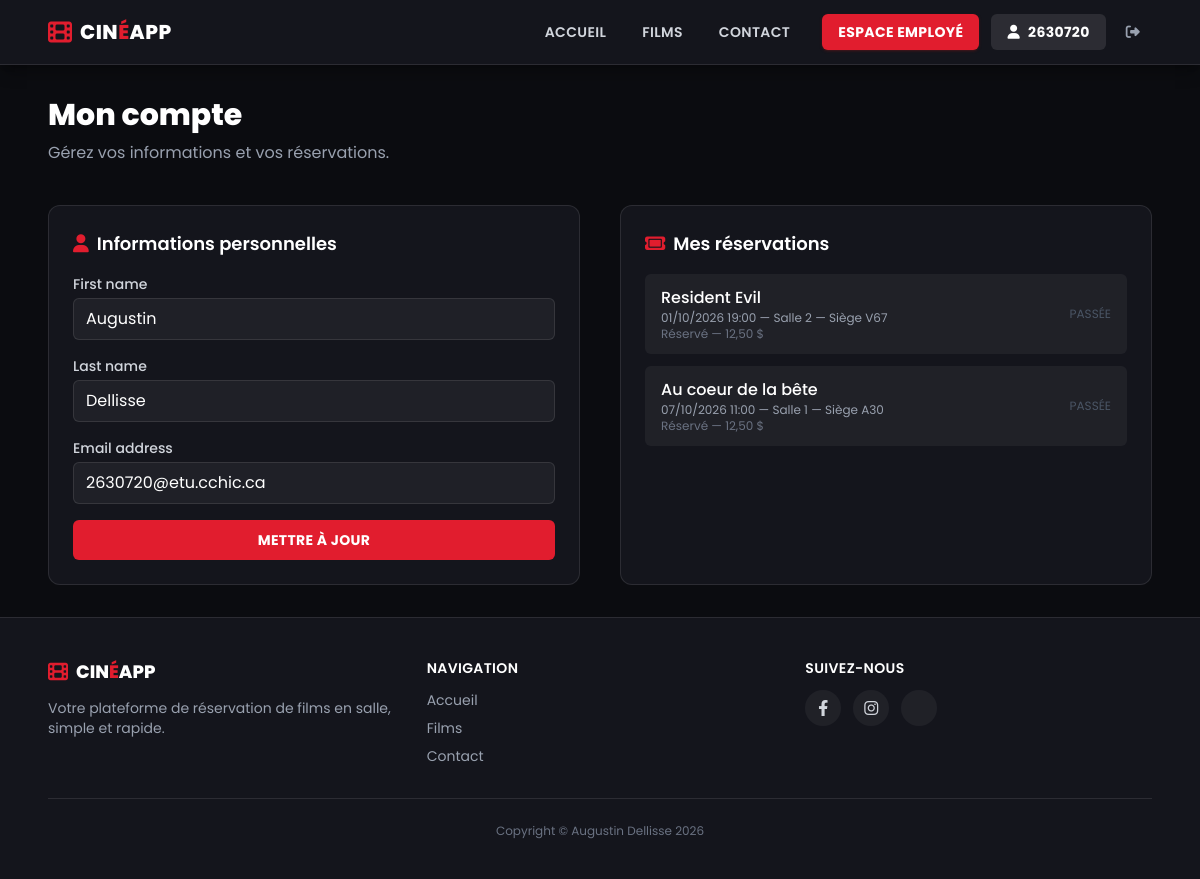
/compte (signed in), run on an earlier commit of the app's database.
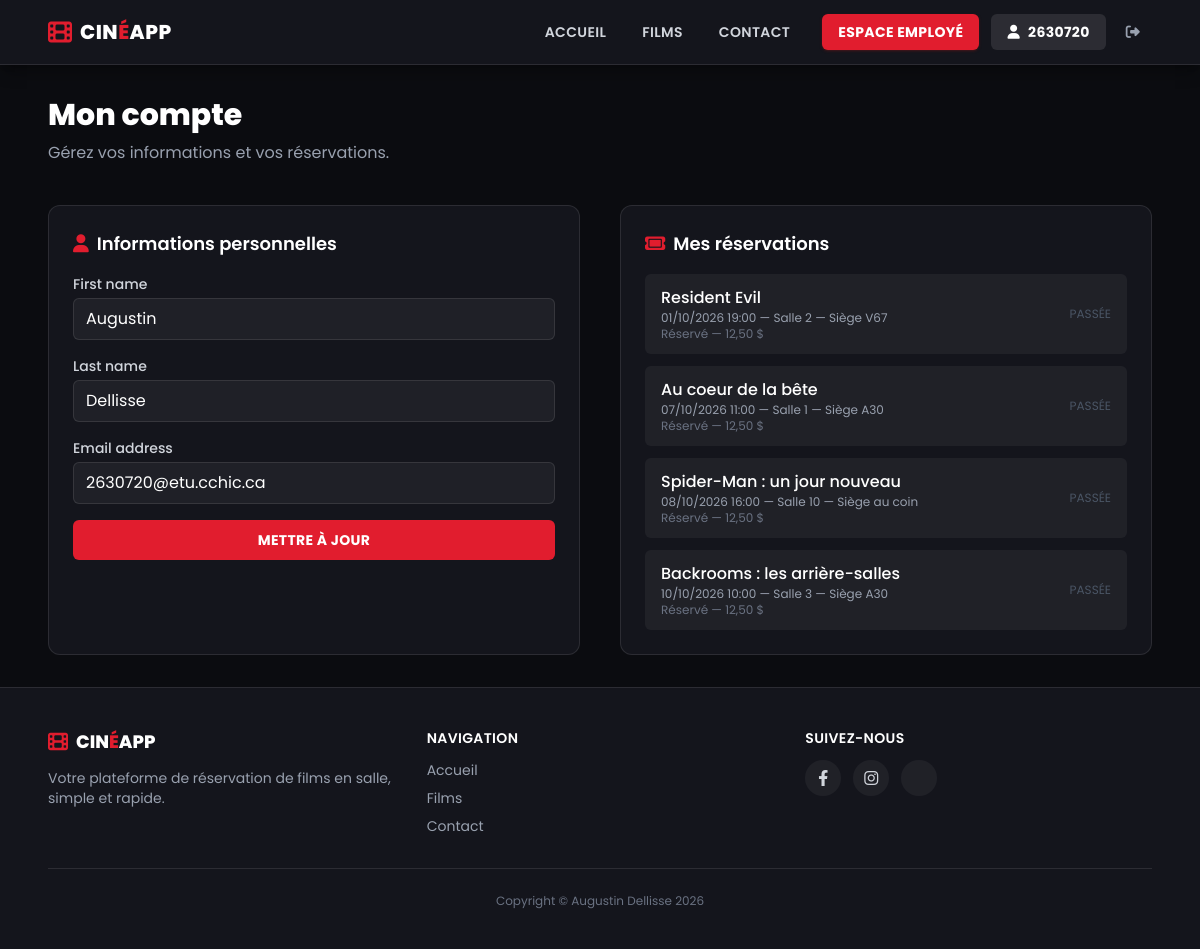
And on a later commit of the database.
### cinema_app/models.py (models this page shows, shortened)
class Ticket(models.Model):
    class Status(models.TextChoices):
        RESERVED = 'RE', 'Réservé'
        PAID = 'PA', 'Payé'
        CANCELLED = 'CA', 'Annulé'
    screening = models.ForeignKey(Screening, verbose_name="Projection", related_name='tickets', on_delete=models.CASCADE)
    price = models.DecimalField(max_digits=6, decimal_places=2, verbose_name="Prix")
    seat_number = models.CharField(max_length=10, verbose_name="Siège")
    person = models.ForeignKey(User, verbose_name="Acheteur", related_name='tickets', on_delete=models.CASCADE)
    status = models.CharField(max_length=2, choices=Status.choices, default=Status.RESERVED, verbose_name="Statut")
    class Meta:
        ordering = ('screening', 'seat_number',)
        verbose_name = "billet"
        verbose_name_plural = "billets"
        constraints = [
            models.UniqueConstraint(fields=['screening', 'seat_number'], name='unique_seat_per_screening')
        ]

class Screening(models.Model): # Careful to not overlap 2 screenings in same room at same time
    movie = models.ForeignKey(Movie, verbose_name="Film", related_name='screenings', on_delete=models.CASCADE)
    cinema_room = models.ForeignKey('CinemaRoom', verbose_name="Salle de cinéma", related_name='screenings', on_delete=models.CASCADE)
    screening_time = models.DateTimeField(verbose_name="Heure de projection")
    class Meta:
        ordering = ('screening_time', )
        verbose_name = "projection"
        verbose_name_plural = "projections"

class Movie(models.Model):
    title = models.CharField(max_length=100, verbose_name="Titre")
    description = models.TextField(verbose_name="Description")
    duration = models.PositiveIntegerField(verbose_name="Durée (minutes)")
    release_date = models.DateField(verbose_name="Date de sortie")
    movie_poster = models.ImageField(default="", upload_to='movie_posters/', verbose_name="Image")
    genre = models.ForeignKey(Genre, verbose_name="Genre", related_name='movies', blank=True, null=True, on_delete=models.SET_NULL)
    class Meta:
        ordering = ('title', )
        verbose_name = "film"
        verbose_name_plural = "films"

class CinemaRoom(models.Model):
    number = models.PositiveIntegerField(verbose_name="Numéro", unique=True)
    capacity = models.PositiveIntegerField(verbose_name="Capacité")
    class Meta:
        ordering = ('number', )
        verbose_name = "salle de cinéma"
        verbose_name_plural = "salles de cinéma"

### cinema_app/views.py (the view, shortened to what this page needs)
# urls.py: path('compte', views.AccountView.as_view(), name='account'),
class AccountView(LoginRequiredMixin, View):
    login_url = 'login'
    def get(self, request):
        form = UserUpdateForm(instance=request.user)
        tickets = request.user.tickets.all().order_by('screening__screening_time')
        return render(request, 'cinema_app/account.html', {
            'form': form,
            'tickets': tickets,
            'now': timezone.now(),
        })

### cinema_app/forms.py
class UserUpdateForm(forms.ModelForm):
    class Meta:
        model = User
        fields = ['first_name', 'last_name', 'email']
        widgets = {
            'first_name': forms.TextInput(attrs={
                'class': 'w-full px-3 py-2 rounded-md bg-white/5 border border-white/10 text-white focus:outline-none focus:border-cinema-red'
            }),
            'last_name': forms.TextInput(attrs={
                'class': 'w-full px-3 py-2 rounded-md bg-white/5 border border-white/10 text-white focus:outline-none focus:border-cinema-red'
            }),
            'email': forms.EmailInput(attrs={
                'class': 'w-full px-3 py-2 rounded-md bg-white/5 border border-white/10 text-white focus:outline-none focus:border-cinema-red'
            }),
        }

### cinema_app/templates/cinema_app/account.html (shortened to what this page needs)
{% extends 'base.html' %}
{% block content %}
<h2 class="text-3xl font-extrabold text-white mb-2">Mon compte</h2>
<p class="text-gray-400 mb-10">Gérez vos informations et vos réservations.</p>
<div class="grid grid-cols-2 gap-10">
    <div class="bg-cinema-dark border border-white/10 rounded-xl p-6">
        <h3 class="text-white font-semibold text-lg mb-4">
            <i class="fa-solid fa-user text-cinema-red mr-2"></i>Informations personnelles
        </h3>
        <form method="post" class="space-y-4">
            <div>
                <label class="block text-sm font-medium text-gray-300 mb-1">{{ form.first_name.label }}</label>
                {{ form.first_name }}
            </div>
            <div>
                <label class="block text-sm font-medium text-gray-300 mb-1">{{ form.last_name.label }}</label>
                {{ form.last_name }}
            </div>
            <div>
                <label class="block text-sm font-medium text-gray-300 mb-1">{{ form.email.label }}</label>
                {{ form.email }}
            </div>
            <button type="submit"
                    class="w-full py-2.5 rounded-md bg-cinema-red text-white font-bold uppercase tracking-wide text-sm hover:bg-red-700 transition-colors">
                Mettre à jour
            </button>
        </form>
    </div>
    <div class="bg-cinema-dark border border-white/10 rounded-xl p-6">
        <h3 class="text-white font-semibold text-lg mb-4">
            <i class="fa-solid fa-ticket text-cinema-red mr-2"></i>Mes réservations
        </h3>
        {% if tickets %}
        <div class="space-y-3">
            {% for ticket in tickets %}
            <div class="flex items-center justify-between bg-white/5 rounded-md px-4 py-3">
                <div>
                    <p class="text-white font-medium">{{ ticket.screening.movie.title }}</p>
                    <p class="text-gray-400 text-xs">
                        {{ ticket.screening.screening_time|date:"d/m/Y H:i" }} — Salle {{ ticket.screening.cinema_room.number }} — Siège {{ ticket.seat_number }}
                    </p>
                    <p class="text-gray-500 text-xs">{{ ticket.get_status_display }} — {{ ticket.price }} $</p>
                </div>
                {% if ticket.screening.screening_time > now %}
                <a href="{% url 'delete_reservation' ticket.id %}"
                   class="text-red-400 hover:text-red-300 text-sm">
                    <i class="fa-solid fa-trash"></i>
                </a>
                {% else %}
                <span class="text-gray-600 text-xs uppercase">Passée</span>
                {% endif %}
            </div>
            {% endfor %}
        </div>
        {% else %}
        <p class="text-gray-500 text-sm">Aucune réservation pour le moment.</p>
        {% endif %}
    </div>
</div>
{% endblock %}

### templates/base.html (shortened to what this page needs)
{% load static %}
<!DOCTYPE html>
<html lang="fr">
<head>
    <link rel="stylesheet" type="text/css" href="{% static 'css/stylesheet.css' %}" />
    <link rel="stylesheet" href="https://cdnjs.cloudflare.com/ajax/libs/font-awesome/6.4.0/css/all.min.css" />
    <script src="https://cdn.jsdelivr.net/npm/@tailwindcss/browser@4"></script>
    <script src="https://cdn.jsdelivr.net/npm/@tailwindcss/browser@4"></script>
</head>
<body class="bg-cinema-black text-gray-200 min-h-screen flex flex-col">
    <header class="bg-cinema-dark border-b border-white/10 shadow-lg shadow-black/30">
        <nav class="max-w-6xl mx-auto px-6">
            <div class="flex items-center justify-between h-16">
                <a href="{% url 'index' %}" class="flex items-center gap-2">
                    <i class="fa-solid fa-film text-cinema-red text-2xl"></i>
                    <span class="text-xl font-extrabold tracking-wide text-white">
                        CIN<span class="text-cinema-red">É</span>APP
                    </span>
                </a>
                <div class="flex items-center gap-1">
                    <a href="{% url 'index' %}"
                    class="px-4 py-2 rounded-md text-sm font-semibold uppercase tracking-wide text-gray-300 hover:text-white hover:bg-white/5 transition-colors">
                        Accueil
                    </a>
                    <a href="{% url 'movies' %}"
                    class="px-4 py-2 rounded-md text-sm font-semibold uppercase tracking-wide text-gray-300 hover:text-white hover:bg-white/5 transition-colors">
                        Films
                    </a>
                    <a href="{% url 'contact' %}"
                    class="px-4 py-2 rounded-md text-sm font-semibold uppercase tracking-wide text-gray-300 hover:text-white hover:bg-white/5 transition-colors">
                        Contact
                    </a>
                    {% if user.is_authenticated %}
                        {% if user.is_superuser or perms.cinema_app.add_screening %}
                        <a href="{% url 'employee:dashboard' %}"
                        class="ml-3 px-4 py-2 rounded-md text-sm font-bold uppercase tracking-wide bg-cinema-red text-white hover:bg-red-700 transition-colors shadow shadow-red-900/40">
                            Espace employé
                        </a>
                        {% else %}
                        <a href="{% url 'reservation' %}"
                        class="ml-3 px-4 py-2 rounded-md text-sm font-bold uppercase tracking-wide bg-cinema-red text-white hover:bg-red-700 transition-colors shadow shadow-red-900/40">
                            Réserver
                        </a>
                        {% endif %}
                    <a href="{% url 'account' %}"
                    class="ml-2 px-4 py-2 rounded-md text-sm font-bold uppercase tracking-wide bg-white/10 text-white hover:bg-white/20 transition-colors flex items-center gap-2">
                        <i class="fa-solid fa-user"></i>{{ user.username }}
                    </a>
                    <form method="post" action="{% url 'logout' %}" class="ml-1">
                        <button type="submit"
                                class="px-3 py-2 rounded-md text-sm font-semibold uppercase tracking-wide text-gray-400 hover:text-white hover:bg-white/5 transition-colors">
                            <i class="fa-solid fa-right-from-bracket"></i>
                        </button>
                    </form>
                    {% else %}
                    <a href="{% url 'login' %}"
                    class="ml-3 px-4 py-2 rounded-md text-sm font-bold uppercase tracking-wide bg-cinema-red text-white hover:bg-red-700 transition-colors shadow shadow-red-900/40">
                        Connexion
                    </a>
                    {% endif %}
                </div>
            </div>
        </nav>
    </header>
    <main class="flex-1">
        <div class="max-w-6xl mx-auto px-6 py-8">
            {% block content %}{% endblock %}
        </div>
    </main>
    <footer class="bg-cinema-dark border-t border-white/10 mt-auto">
        <div class="max-w-6xl mx-auto px-6 py-10">
            <div class="grid grid-cols-3 gap-8 mb-8">
                <div>
                    <div class="flex items-center gap-2 mb-3">
                        <i class="fa-solid fa-film text-cinema-red text-xl"></i>
                        <span class="text-lg font-extrabold text-white">CIN<span class="text-cinema-red">É</span>APP</span>
                    </div>
                    <p class="text-sm text-gray-400">
                        Votre plateforme de réservation de films en salle, simple et rapide.
                    </p>
                </div>
                <div>
                    <h3 class="text-white font-semibold uppercase text-sm tracking-wide mb-3">Navigation</h3>
                    <ul class="space-y-2 text-sm">
                        <li><a href="{% url 'index' %}" class="text-gray-400 hover:text-cinema-red transition-colors">Accueil</a></li>
                        <li><a href="{% url 'movies' %}" class="text-gray-400 hover:text-cinema-red transition-colors">Films</a></li>
                        <li><a href="{% url 'contact' %}" class="text-gray-400 hover:text-cinema-red transition-colors">Contact</a></li>
                    </ul>
                </div>
                <div>
                    <h3 class="text-white font-semibold uppercase text-sm tracking-wide mb-3">Suivez-nous</h3>
                    <div class="flex gap-3">
                        <a href="#" class="w-9 h-9 flex items-center justify-center rounded-full bg-white/5 text-gray-300 hover:bg-cinema-red hover:text-white transition-colors">
                            <i class="fa-brands fa-facebook-f"></i>
                        </a>
                        <a href="#" class="w-9 h-9 flex items-center justify-center rounded-full bg-white/5 text-gray-300 hover:bg-cinema-red hover:text-white transition-colors">
                            <i class="fa-brands fa-instagram"></i>
                        </a>
                        <a href="#" class="w-9 h-9 flex items-center justify-center rounded-full bg-white/5 text-gray-300 hover:bg-cinema-red hover:text-white transition-colors">
                        </a>
                    </div>
                </div>
            </div>
            <div class="border-t border-white/10 pt-6 text-center">
                <p class="text-xs text-gray-500">
                    Copyright &copy; Augustin Dellisse 2026
                </p>
            </div>
        </div>
    </footer>
</body>
</html>

### static/css/stylesheet.css (style rules this page uses)
:root { color-scheme: dark; }

### templates/base.html (style rules this page uses)
body { font-family: var(--font-sans); }

What changed in the data, as far as the page shows it:
added Ticket: screening.movie "Spider-Man : un jour nouveau", screening.screening_time "08/10/2026 16:00", screening.cinema_room.number "10", seat_number "au coin", status "Réservé", price "12,50", shows "PASSÉE"
added Ticket: screening.movie "Backrooms : les arrière-salles", screening.screening_time "10/10/2026 10:00", screening.cinema_room.number "3", seat_number "A30", status "Réservé", price "12,50", shows "PASSÉE"
